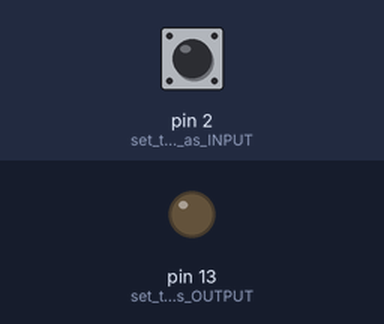
Recording of a sketch running on a simulated Arduino Uno, built with avr-gcc and run on an emulated ATmega328P. Shown: output pins drawn as LEDs (lit = HIGH). The inputs (shaded band) are chosen by the test bench; at power-on: pin 2 (set_the_pin_2_as_INPUT) LOW.

Above: at 1.2 s.
1.3 s: pin 2 (set_the_pin_2_as_INPUT) pulled HIGH for 0.15 s
At 1.37 s:
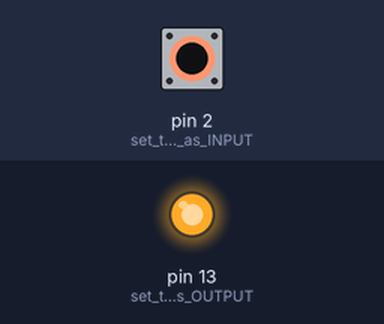
2.9 s: pin 2 (set_the_pin_2_as_INPUT) pulled HIGH for 3.2 s
At 6.9 s:
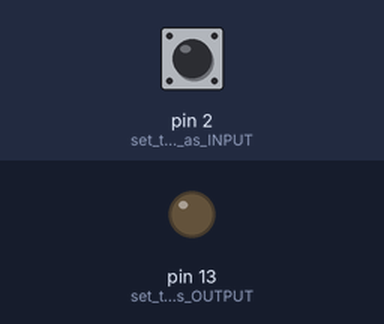
Timing chart, 0 to 8.4 s (numbered marks = the images above; inputs shaded):
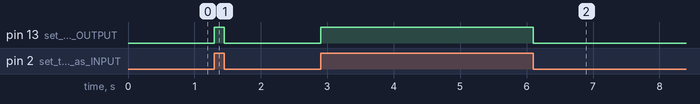

Measured:
- after the input at 1.3 s, pin 13 (set_the_pin_13_as_OUTPUT): LOW → HIGH at once, → LOW 0.15 s later
- after the input at 2.9 s, pin 13 (set_the_pin_13_as_OUTPUT): LOW → HIGH at once, → LOW 3.2 s later

The sketch:

3_Push_Button.ino
```cpp
void setup() {
  pinMode(13, OUTPUT);  // set the pin 13 as OUTPUT
  pinMode(2, INPUT);    // set the pin 2 as INPUT
}

void loop() {

  bool switch_state = digitalRead(2);  // store the state of the button in the "switch_state" variable

  if ( switch_state == 1 ){
    digitalWrite(13, 1);     // turn the pin 13 on if the button's state was 1
  }

  else if ( switch_state == 0 ){
    digitalWrite(13, 0);     // turn the pin 13 off if the button's state was 0
  }

}
```
